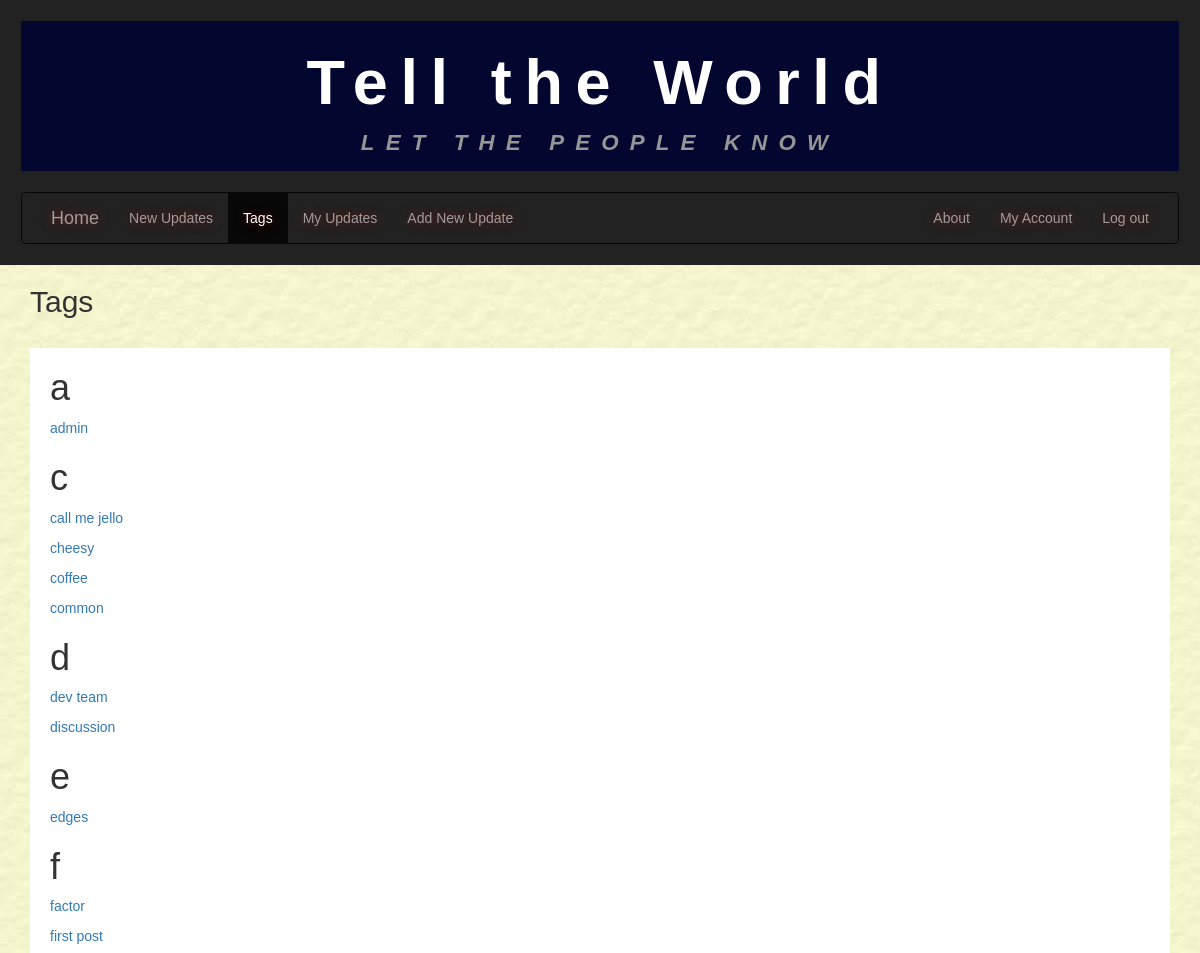
/tags/ (signed in, upper part), run on an earlier commit of the app's database.
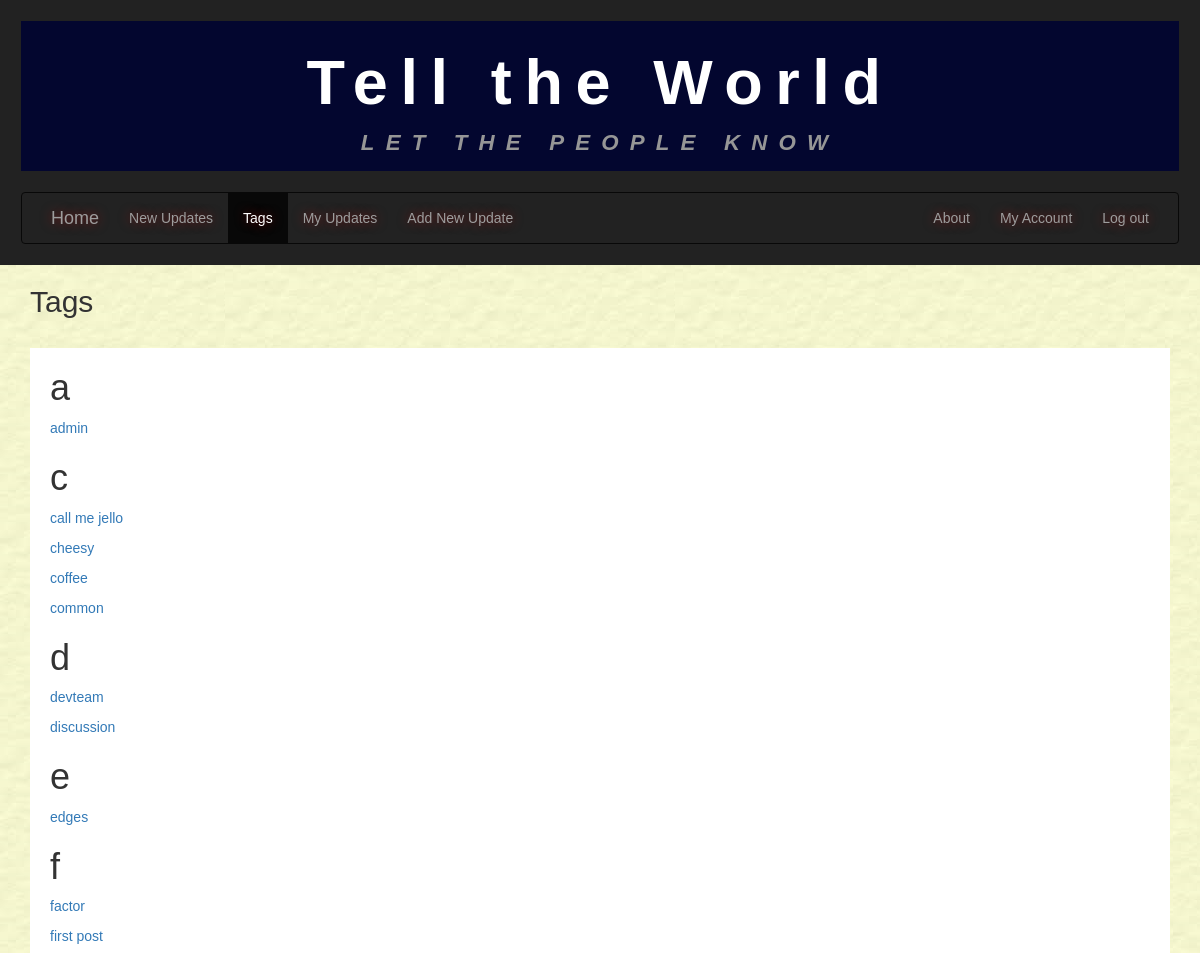
And on a later commit of the database.
### tellings/models.py (models this page shows, shortened)
class Tag(models.Model):
    tagID = models.AutoField(primary_key=True, db_column='tagID')
    tagName = models.CharField(max_length=15)
    @property
    def first_char(self):
        return self.tagName[0]
    class Meta:
        ordering = ['tagName']
        verbose_name = "Tag"
        verbose_name_plural = "Tags"

### tellings/views.py (the view)
# urls.py: path('tags/', TagListView.as_view(), name='tags'),
class TagListView(LoginRequiredMixin, generic.ListView):
    model = Tag
    paginate_by = 20
    http_method_names = ['get', 'post']

### tellings/templatetags/my_tags.py (called while the page is built)
@register.simple_tag(takes_context=True)
def param_replace(context, **kwargs):
    d = context['request'].GET.copy()
    for k, v in kwargs.items():
        d[k] = v
    for k in [k for k, v in d.items() if not v]:
        del d[k]
    return d.urlencode()

### tellings/templates/tellings/tag_list.html (shortened to what this page needs)
{% extends 'tellings/base.html' %}
{% block content %}
  <div class="container-fluid main-content">
    <div class="container allUserUpdates" id="userUpdates">
      <h2>Tags</h2>
      <div class="row white-inner-container">
        {% if tag_list %}
          {% regroup tag_list by first_char as first_char_list %}
          {% for sort_by_first_char in first_char_list %}
            <h1>{{ sort_by_first_char.grouper }}</h1>
              {% for item in sort_by_first_char.list %}
                <p>
                  <a href="{% url 'tellings:newupdates' %}?tagName={{ item.tagName }}" name="{{ item.tagName }}">{{ item.tagName }}</a>
                </p>
              {% endfor %}
           {% endfor %}
        {% else %}
          <p>No results found.</p>
        {% endif %}
      </div>
    </div>
  </div>
{% endblock %}

What changed in the data, as far as the page shows it:
changed Tag: tagName "dev team" → "devteam"
